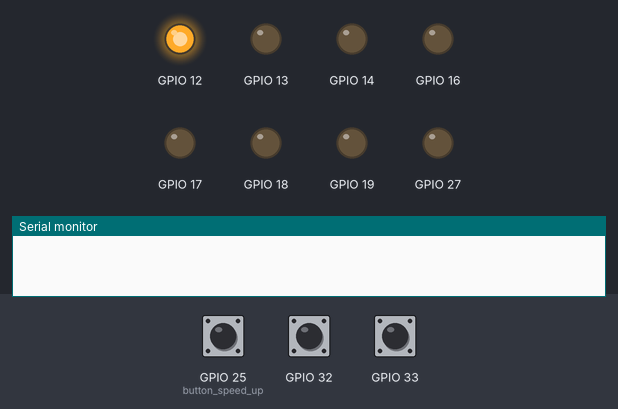
Bench run of a program on a simulated ESP32. Parts: output pins drawn as LEDs (lit = HIGH), the last lines printed to the serial monitor. Dashed ring = blinking. The test bench sets the inputs (shaded band); at power-on: GPIO 33 HIGH, GPIO 25 (button_speed_up) HIGH, GPIO 32 HIGH.

Above: at 1.2 s.
1.3 s: GPIO 33 pulled LOW for 0.15 s
At 3.8 s:
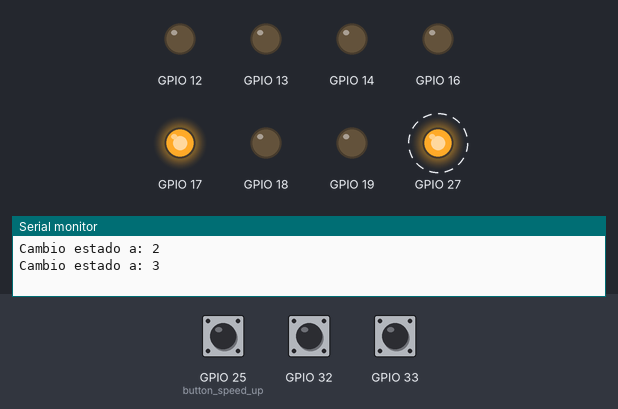
4.4 s: GPIO 33 pulled LOW for 1 s
At 5.4 s:
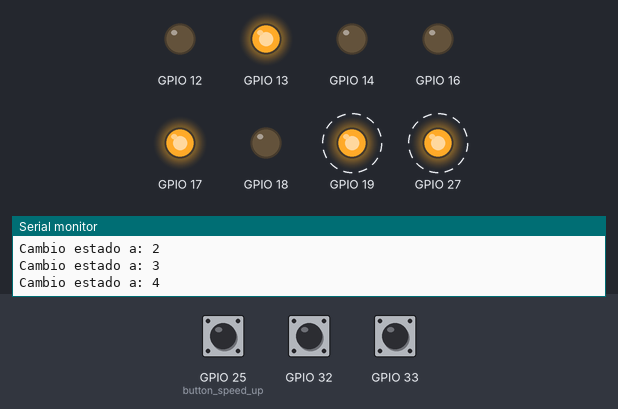
8.4 s: GPIO 33 pulled LOW for 0.15 s
At 10.2 s:
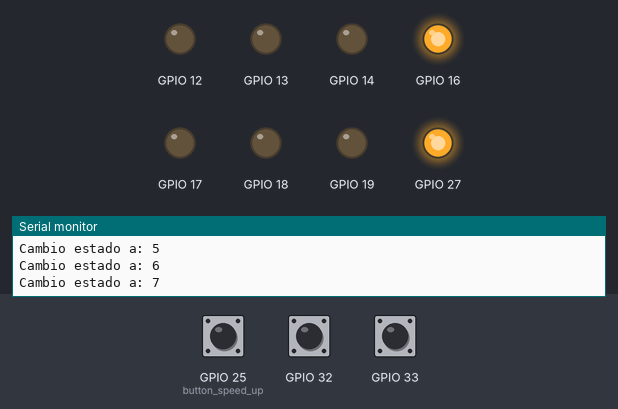
11.5 s: GPIO 33 pulled LOW for 3.2 s
At 13.4 s:
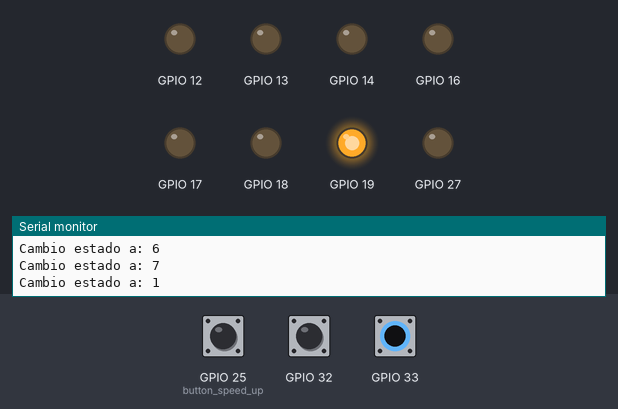
Timing chart, 0 to 24.6 s (numbered marks = the images above; inputs shaded):
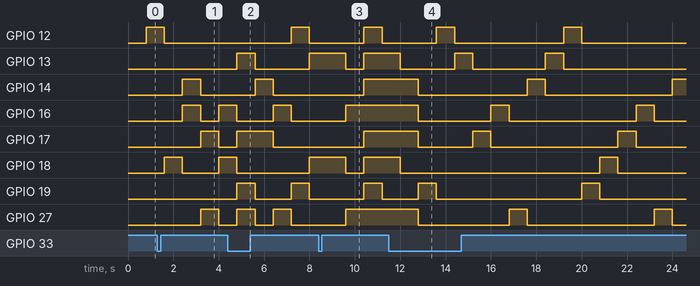

The program:

main.cpp
```cpp
#include <Arduino.h>
#include<vector>

//Classes definition
class Button                                                  //Button object definition
{
  public:
    uint8_t pin;                                              //Button pin
    bool val_act, val_ant, cambioact, cambioanterior, orden;  //Filter variables

    //API
    Button(uint8_t PPIN)                                      //Constructor by PIN
    {
      pin = PPIN;
      val_ant = 1;
      orden = 0;
    }
};

class LED                                                     //LED structure definition
{
  public:
    uint8_t pin;                                              //LED pin
    byte state;                                               //State of LED

    //API
    LED(){}                                                   //LED Constructor by default
    LED(uint8_t pin, byte state): pin(pin), state(state){}    //LED Constructor with parameters

    LED& operator =(const LED& L)                             //LED Operator
    {
      if (this != &L)
      {
        this -> state = L.state;
        this -> pin = L.pin ;
      }
      return(*this);
    }
};

class modes_t                                                  //Modes structure definition
{
  public:
    LED led_1,                                                 //LED variables
        led_2,
        led_3,
        led_4,
        led_5,
        led_6,
        led_7,
        led_8;
    //API
    modes_t(){}                                                 //Modes Constructor By Default
    modes_t(byte state1, byte state2, byte state3, byte state4,
            byte state5, byte state6, byte state7, byte state8) //Modes Constructor With Parameters
    {
      led_1.pin = 12; led_1.state = state1;
      led_2.pin = 13; led_2.state = state2;
      led_3.pin = 14; led_3.state = state3;
      led_4.pin = 27; led_4.state = state4;
      led_5.pin = 16; led_5.state = state5;
      led_6.pin = 17; led_6.state = state6;
      led_7.pin = 18; led_7.state = state7;
      led_8.pin = 19; led_8.state = state8;
    }
    modes_t& operator =(const modes_t& A)                       //Modes '=' operator
    {
      if(this != &A)
      {
        this -> led_1 = A.led_1;
        this -> led_2 = A.led_2;
        this -> led_3 = A.led_3;
        this -> led_4 = A.led_4;
        this -> led_5 = A.led_5;
        this -> led_6 = A.led_6;
        this -> led_7 = A.led_7;
        this -> led_8 = A.led_8;
      }
      return(*this);
    }
};

//Button definition
Button  button_speed_up(25),
        button_speed_down(32),
        button_effect(33);

//Modes definition
modes_t mode_1(
              0b00000001,
              0b00000010,
              0b00000100,
              0b00001000,
              0b00010000,
              0b00100000,
              0b01000000,
              0b10000000
      ),
      mode_2(
              0b10000000,
              0b01000000,
              0b00100000,
              0b00010000,
              0b00001000,
              0b00000100,
              0b00000010,
              0b00000001
      ),
      mode_3(
              0b01000001,
              0b10000010,
              0b00000101,
              0b00001010,
              0b00010100,
              0b00101000,
              0b01010000,
              0b10100000
      ),
      mode_4(
              0b01010101,
              0b10101010,
              0b01010101,
              0b10101010,
              0b01010101,
              0b10101010,
              0b01010101,
              0b10101010
      ),
      mode_5(
              0b00010001,
              0b00100010,
              0b01000100,
              0b10001000,
              0b10001000,
              0b01000100,
              0b00100010,
              0b00010001
      ),
      mode_6(
              0b10001000,
              0b01000100,
              0b00100010,
              0b00010001,
              0b00010001,
              0b00100010,
              0b01000100,
              0b10001000
      ),
      mode_7(
              0b00010001,
              0b00110011,
              0b01110111,
              0b11111111,
              0b11111111,
              0b01110111,
              0b00110011,
              0b00010001
      );
modes_t mode_v = mode_1;                    //Mode variable

//Global variables
hw_timer_t * timer = NULL;                  //Pointer to timer
int conti = 15, cont = 15;                  //Counter variables
int effectOrder = 1;                        //Number of effect variable
byte  masc = 0b00000001,                    //Mask definition
      masc_ini = masc;                      //Initial Mask def.

//Function declaration
void mascType();
void IRAM_ATTR buttonManagement();
void lightsEffects();

//Code that only runs once
void setup()
{
  //Baud rate
  Serial.begin(115200);

  //LEDs pin definition
  pinMode(mode_v.led_1.pin, OUTPUT);
  pinMode(mode_v.led_2.pin, OUTPUT);
  pinMode(mode_v.led_3.pin, OUTPUT);
  pinMode(mode_v.led_4.pin, OUTPUT);
  pinMode(mode_v.led_5.pin, OUTPUT);
  pinMode(mode_v.led_6.pin, OUTPUT);
  pinMode(mode_v.led_7.pin, OUTPUT);
  pinMode(mode_v.led_8.pin, OUTPUT);

  //Buttons pins definition
  pinMode(button_effect.pin,INPUT_PULLUP);
  pinMode(button_speed_down.pin,INPUT_PULLUP);
  pinMode(button_speed_up.pin,INPUT_PULLUP);

  //Timer definition
  timer = timerBegin(0, 80, true);                            //Initiation of timer
  timerAttachInterrupt(timer, &buttonManagement, true);       //Relate function with timer
  timerAlarmWrite(timer, 50000, true);                        //Specify time betweem interrupts
  timerAlarmEnable(timer);                                    //Enable timer

}

//Code that runs repeatedly
void loop()
{
  if (button_effect.orden)                                    //If next effect order
  {
    effectOrder++;                                            //Increase effect
    if (effectOrder > 7) effectOrder = 1;                     //If last effect, then return to the first one
    mascType();                                               //Call maskType() function
    Serial.print("Cambio estado a: ");                        //Print effect number
    Serial.println(effectOrder);
    button_effect.orden = 0;                                  //Button order to 0
  }

  if (button_speed_up.orden)                                  //If speed up order
  {
    conti -= 1;                                               //Decrease counter
    if(conti == 0)conti = 1;                                  //Counter >= 1
    Serial.print("Contador desciende a: ");                   //Print counter value
    Serial.println(conti);
    button_speed_up.orden = 0;                                //Button order to 0
  }

  if (button_speed_down.orden)                                //If speed down order
  {
    conti += 1;                                               //Increase counter
    Serial.print("Contador asciende a: ");                    //Print counter value
    Serial.println(conti);
    button_speed_down.orden = 0;                              //Button order to 0
  }

  delay(500);
}

//Ligths effects function
void lightsEffects()
{
  if(cont-- <= 0)                                               //If counter it's decrease to 0, lights effects are executed
  {
    if(masc == 0)masc = masc_ini;                               //If mask is equal to 0, then it's restarted

    digitalWrite(mode_v.led_1.pin, masc & mode_v.led_1.state);  //LEDs value is decided as the 'AND' operation between its state and the mask
    digitalWrite(mode_v.led_2.pin, masc & mode_v.led_2.state);
    digitalWrite(mode_v.led_3.pin, masc & mode_v.led_3.state);
    digitalWrite(mode_v.led_4.pin, masc & mode_v.led_4.state);
    digitalWrite(mode_v.led_5.pin, masc & mode_v.led_5.state);
    digitalWrite(mode_v.led_6.pin, masc & mode_v.led_6.state);
    digitalWrite(mode_v.led_7.pin, masc & mode_v.led_7.state);
    digitalWrite(mode_v.led_8.pin, masc & mode_v.led_8.state);

    masc *= 2;                                                  //We move mask'values one position
    cont = conti;                                               //Counter reset
  }
}

//Effects management
void mascType()
{
  switch(effectOrder)
  {
    case 1:             //if effectOrder is equal to 1, then mode_1 is selected
      mode_v = mode_1;
      break;
    case 2:             //if effectOrder is equal to 2, then mode_2 is selected
      mode_v = mode_2;
      break;
    case 3:             //if effectOrder is equal to 3, then mode_3 is selected
      mode_v = mode_3;
      break;
    case 4:             //if effectOrder is equal to 4, then mode_4 is selected
      mode_v = mode_4;
      break;
    case 5:             //if effectOrder is equal to 5, then mode_5 is selected
      mode_v = mode_5;
      break;
    case 6:             //if effectOrder is equal to 6, then mode_6 is selected
      mode_v = mode_6;
      break;
    case 7:             //if effectOrder is equal to 7, then mode_7 is selected
      mode_v = mode_7;
      break;
  }
}

//Timer function for button management and lights effects
void IRAM_ATTR buttonManagement()
{
  lightsEffects();                                                                      //Lights effects

  //Read the value of the button
  button_speed_up.val_act = digitalRead(button_speed_up.pin);
	button_speed_down.val_act = digitalRead(button_speed_down.pin);
	button_effect.val_act = digitalRead(button_effect.pin);

  //XOR of actual value and last value
	button_speed_up.cambioact = button_speed_up.val_ant ^ button_speed_up.val_act;
	button_speed_down.cambioact = button_speed_down.val_ant ^ button_speed_down.val_act;
	button_effect.cambioact = button_effect.val_ant ^ button_effect.val_act;

  //If both status changes are equal to 1
  if (button_speed_up.cambioact == 1 && button_speed_up.cambioanterior == 1)
  {
    button_speed_up.orden = 1;                                                //Order to 1

    button_speed_up.val_ant = button_speed_up.val_act;                        //Last value equal to actual value
    button_speed_up.cambioanterior = 0;                                       // Last status change equal to 0
    return;
  }

  if (button_speed_down.cambioact == 1 && button_speed_down.cambioanterior == 1)
  {
    button_speed_down.orden = 1;                                              //Order to 1

    button_speed_down.val_ant = button_speed_down.val_act;                    //Last value equal to actual value
    button_speed_down.cambioanterior = 0;                                     // Last status change equal to 0
    return;
  }

  if (button_effect.cambioact == 1 && button_effect.cambioanterior == 1)
  {
    button_effect.orden = 1;                                                //Order to 1

    button_effect.val_ant = button_effect.val_act;                          //Last value equal to actual value
    button_effect.cambioanterior = 0;                                       // Last status change equal to 0
    return;
  }

  //Last status change is equal to acutal change
  button_speed_up.cambioanterior = button_speed_up.cambioact;
  button_speed_down.cambioanterior = button_speed_down.cambioact;
	button_effect.cambioanterior = button_effect.cambioact;
}
```

Measured:
- after the input at 1.3 s, GPIO 13: stays LOW (without the input it goes to HIGH after 0.30 s); GPIO 16: LOW → HIGH after 1.1 s instead of 2.7 s; GPIO 17: LOW → HIGH after 1.9 s, → LOW 0.80 s later; GPIO 18: LOW → HIGH after 0.30 s, → LOW 0.80 s later, → HIGH 1.6 s later
- after the input at 4.4 s, GPIO 19: LOW → HIGH after 2.8 s, → LOW 0.80 s later
- after the input at 8.4 s, GPIO 16, GPIO 27: goes on until 9.6 s, then stays HIGH
- after the input at 11.5 s, GPIO 12: LOW → HIGH after 7.7 s, → LOW 0.80 s later; GPIO 16: goes LOW 3.2 s, HIGH 0.80 s, LOW 5.6 s, HIGH 0.80 s, then LOW, starting after 1.3 s; GPIO 19: alternates HIGH for 0.80 s and LOW for 6.4 s, starting after 1.3 s; GPIO 27: goes LOW 4.0 s, HIGH 0.80 s, LOW 5.6 s, HIGH 0.80 s, then LOW, starting after 1.3 s
- by itself, GPIO 27: alternates HIGH for 0.80 s and LOW for 0.80 s
